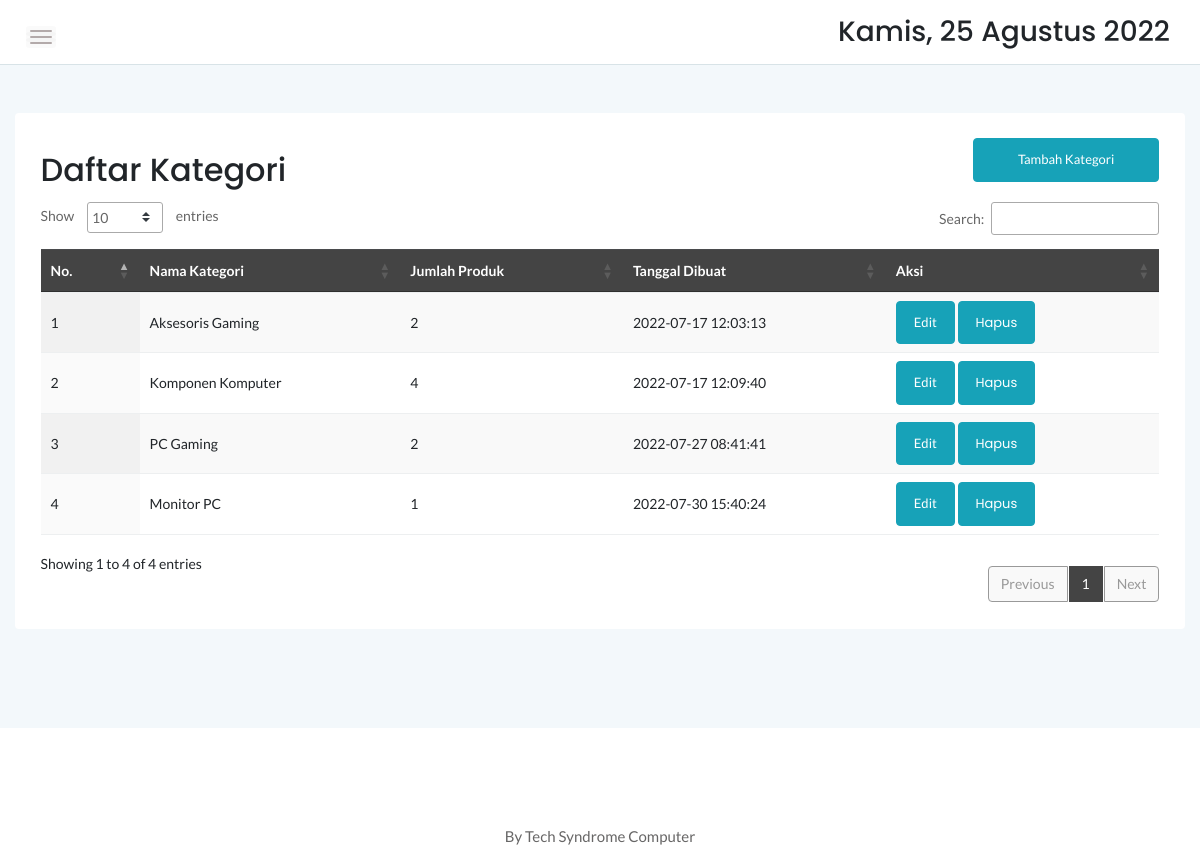
Page /admin/kategori.php (signed in) on the committed database.
### tables this page shows
CREATE TABLE `kategori` (
  `idkategori` int(11) NOT NULL,
  `namakategori` varchar(20) NOT NULL,
  `tgldibuat` timestamp NOT NULL DEFAULT current_timestamp()
);

### admin/kategori.php (the view, shortened to what this page needs)
<?php
include '../dbconnect.php';
?>
<!doctype html>
<html class="no-js" lang="en">
<head>
    <link rel="stylesheet" href="assets/css/bootstrap.min.css">
    <link rel="stylesheet" href="assets/css/font-awesome.min.css">
    <link rel="stylesheet" href="assets/css/themify-icons.css">
    <link rel="stylesheet" href="assets/css/metisMenu.css">
    <link rel="stylesheet" href="assets/css/owl.carousel.min.css">
    <link rel="stylesheet" href="assets/css/slicknav.min.css">
    <link rel="stylesheet" href="https://www.amcharts.com/lib/3/plugins/export/export.css" type="text/css" media="all" />
    <link rel="stylesheet" type="text/css" href="https://cdn.datatables.net/1.10.20/css/jquery.dataTables.min.css">
    <link rel="stylesheet" type="text/css" href="https://cdn.datatables.net/1.10.20/css/jquery.dataTables.css">
    <link rel="stylesheet" type="text/css" href="https://cdn.datatables.net/1.10.20/css/dataTables.bootstrap4.min.css">
    <link rel="stylesheet" type="text/css" href="https://cdn.datatables.net/responsive/2.2.3/css/responsive.bootstrap.min.css">
    <link rel="stylesheet" type="text/css" href="https://cdn.datatables.net/responsive/2.2.3/css/responsive.jqueryui.min.css">
    <link rel="stylesheet" type="text/css" href="https://cdn.datatables.net/buttons/1.5.2/css/buttons.dataTables.min.css">
    <link rel="stylesheet" href="assets/css/typography.css">
    <link rel="stylesheet" href="assets/css/default-css.css">
    <link rel="stylesheet" href="assets/css/styles.css">
    <link rel="stylesheet" href="assets/css/responsive.css">
</head>
<body>
    <div class="page-container">
        <div class="main-content">
            <div class="header-area">
                <div class="row align-items-center">
                    <div class="col-md-6 col-sm-8 clearfix">
                        <div class="nav-btn pull-left">
                            <span></span>
                            <span></span>
                            <span></span>
                        </div>
                    </div>
                    <div class="col-md-6 col-sm-4 clearfix">
                        <ul class="notification-area pull-right">
                            <li>
                                <h3>
                                    <div class="date">
                                    </div>
                                </h3>
                            </li>
                        </ul>
                    </div>
                </div>
            </div>
            <div class="main-content-inner">
                <div class="row mt-5 mb-5">
                    <div class="col-12">
                        <div class="card">
                            <div class="card-body">
                                <div class="d-sm-flex justify-content-between align-items-center">
                                    <h2>Daftar Kategori</h2>
                                    <button style="margin-bottom:20px" data-toggle="modal" data-target="#myModal" class="btn btn-info col-md-2">Tambah Kategori</button>
                                </div>
                                <div class="data-tables datatable-dark">
                                    <table id="dataTable3" class="display" style="width:100%">
                                        <thead class="thead-dark">
                                            <tr>
                                                <th>No.</th>
                                                <th>Nama Kategori</th>
                                                <th>Jumlah Produk</th>
                                                <th>Tanggal Dibuat</th>
                                                <th>Aksi</th>
                                            </tr>
                                        </thead>
                                        <tbody>
                                            <?php
                                            $brgs = mysqli_query($conn, "SELECT * from kategori order by idkategori ASC");
                                            $no = 1;
                                            while ($p = mysqli_fetch_array($brgs)) {
                                                $id = $p['idkategori'];
                                            ?>
                                                <tr>
                                                    <td><?php echo $no++ ?></td>
                                                    <td><?php echo $p['namakategori'] ?></td>
                                                    <td><?php
                                                        $result1 = mysqli_query($conn, "SELECT Count(idproduk) AS count FROM produk p, kategori k where p.idkategori=k.idkategori and k.idkategori='$id' order by idproduk ASC");
                                                        $cekrow = mysqli_num_rows($result1);
                                                        $row1 = mysqli_fetch_assoc($result1);
                                                        $count = $row1['count'];
                                                        if ($cekrow > 0) {
                                                            echo number_format($count);
                                                        } else {
                                                            echo 'No data';
                                                        }
                                                        ?></td>
                                                    <td><?php echo $p['tgldibuat'] ?></td>
                                                    <td>
                                                        <button data-toggle="modal" data-target="#myModalEdit<?= $id ?>" class="btn btn-info">Edit</button>
                                                        <a href="hapuskategori.php?kategoriid=<?php echo $id; ?>" class="btn btn-info">Hapus</button>
                                                    </td>
                                                </tr>
                                            <?php
                                            }
                                            ?>
                                        </tbody>
                                    </table>
                                </div>
                            </div>
                        </div>
                    </div>
                </div>
            </div>
        </div>
    </div>
    <footer>
        <div class="footer-area">
            <p>By Tech Syndrome Computer</p>
        </div>
    </footer>
</body>
</html>

### rows in the picture
kategori: namakategori "Aksesoris Gaming", count "2", tgldibuat "2022-07-17 12:03:13"
kategori: namakategori "Komponen Komputer", count "4", tgldibuat "2022-07-17 12:09:40"
kategori: namakategori "PC Gaming", count "2", tgldibuat "2022-07-27 08:41:41"
kategori: namakategori "Monitor PC", count "1", tgldibuat "2022-07-30 15:40:24"
